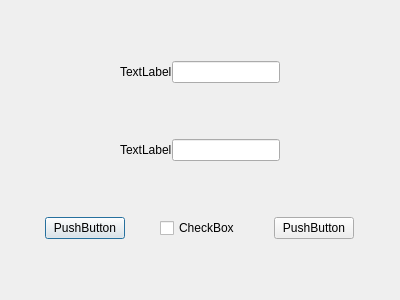
<?xml version="1.0" encoding="UTF-8"?>
<ui version="4.0">
 <class>Login</class>
 <widget class="QDialog" name="Login">
  <property name="geometry">
   <rect>
    <x>0</x>
    <y>0</y>
    <width>400</width>
    <height>300</height>
   </rect>
  </property>
  <property name="windowTitle">
   <string>Dialog</string>
  </property>
  <layout class="QGridLayout" name="gridLayout">
   <item row="0" column="0">
    <layout class="QHBoxLayout" name="horizontalLayout_2">
     <property name="spacing">
      <number>0</number>
     </property>
     <item>
      <spacer name="horizontalSpacer_4">
       <property name="orientation">
        <enum>Qt::Horizontal</enum>
       </property>
       <property name="sizeType">
        <enum>QSizePolicy::Expanding</enum>
       </property>
       <property name="sizeHint" stdset="0">
        <size>
         <width>40</width>
         <height>20</height>
        </size>
       </property>
      </spacer>
     </item>
     <item>
      <widget class="QLabel" name="userNameLabel">
       <property name="sizePolicy">
        <sizepolicy hsizetype="Fixed" vsizetype="Fixed">
         <horstretch>0</horstretch>
         <verstretch>0</verstretch>
        </sizepolicy>
       </property>
       <property name="text">
        <string>TextLabel</string>
       </property>
      </widget>
     </item>
     <item>
      <widget class="QLineEdit" name="userNameEdit">
       <property name="sizePolicy">
        <sizepolicy hsizetype="Fixed" vsizetype="Fixed">
         <horstretch>0</horstretch>
         <verstretch>0</verstretch>
        </sizepolicy>
       </property>
       <property name="clearButtonEnabled">
        <bool>true</bool>
       </property>
      </widget>
     </item>
     <item>
      <spacer name="horizontalSpacer_5">
       <property name="orientation">
        <enum>Qt::Horizontal</enum>
       </property>
       <property name="sizeType">
        <enum>QSizePolicy::Expanding</enum>
       </property>
       <property name="sizeHint" stdset="0">
        <size>
         <width>40</width>
         <height>20</height>
        </size>
       </property>
      </spacer>
     </item>
    </layout>
   </item>
   <item row="1" column="0">
    <layout class="QHBoxLayout" name="horizontalLayout_3">
     <property name="spacing">
      <number>0</number>
     </property>
     <item>
      <spacer name="horizontalSpacer_6">
       <property name="orientation">
        <enum>Qt::Horizontal</enum>
       </property>
       <property name="sizeType">
        <enum>QSizePolicy::Expanding</enum>
       </property>
       <property name="sizeHint" stdset="0">
        <size>
         <width>40</width>
         <height>20</height>
        </size>
       </property>
      </spacer>
     </item>
     <item>
      <widget class="QLabel" name="passwordLabel">
       <property name="sizePolicy">
        <sizepolicy hsizetype="Fixed" vsizetype="Fixed">
         <horstretch>0</horstretch>
         <verstretch>0</verstretch>
        </sizepolicy>
       </property>
       <property name="text">
        <string>TextLabel</string>
       </property>
      </widget>
     </item>
     <item>
      <widget class="QLineEdit" name="passwordEdit">
       <property name="sizePolicy">
        <sizepolicy hsizetype="Fixed" vsizetype="Fixed">
         <horstretch>0</horstretch>
         <verstretch>0</verstretch>
        </sizepolicy>
       </property>
       <property name="echoMode">
        <enum>QLineEdit::Password</enum>
       </property>
       <property name="clearButtonEnabled">
        <bool>true</bool>
       </property>
      </widget>
     </item>
     <item>
      <spacer name="horizontalSpacer_7">
       <property name="orientation">
        <enum>Qt::Horizontal</enum>
       </property>
       <property name="sizeType">
        <enum>QSizePolicy::Expanding</enum>
       </property>
       <property name="sizeHint" stdset="0">
        <size>
         <width>40</width>
         <height>20</height>
        </size>
       </property>
      </spacer>
     </item>
    </layout>
   </item>
   <item row="2" column="0">
    <layout class="QHBoxLayout" name="horizontalLayout">
     <property name="spacing">
      <number>0</number>
     </property>
     <item>
      <spacer name="horizontalSpacer_3">
       <property name="orientation">
        <enum>Qt::Horizontal</enum>
       </property>
       <property name="sizeHint" stdset="0">
        <size>
         <width>40</width>
         <height>20</height>
        </size>
       </property>
      </spacer>
     </item>
     <item>
      <widget class="QPushButton" name="loginInBtn">
       <property name="text">
        <string>PushButton</string>
       </property>
      </widget>
     </item>
     <item>
      <spacer name="horizontalSpacer_8">
       <property name="orientation">
        <enum>Qt::Horizontal</enum>
       </property>
       <property name="sizeHint" stdset="0">
        <size>
         <width>40</width>
         <height>20</height>
        </size>
       </property>
      </spacer>
     </item>
     <item>
      <widget class="QCheckBox" name="rememberMe">
       <property name="text">
        <string>CheckBox</string>
       </property>
      </widget>
     </item>
     <item>
      <spacer name="horizontalSpacer">
       <property name="orientation">
        <enum>Qt::Horizontal</enum>
       </property>
       <property name="sizeHint" stdset="0">
        <size>
         <width>40</width>
         <height>20</height>
        </size>
       </property>
      </spacer>
     </item>
     <item>
      <widget class="QPushButton" name="signUpBtn">
       <property name="text">
        <string>PushButton</string>
       </property>
      </widget>
     </item>
     <item>
      <spacer name="horizontalSpacer_2">
       <property name="orientation">
        <enum>Qt::Horizontal</enum>
       </property>
       <property name="sizeHint" stdset="0">
        <size>
         <width>40</width>
         <height>20</height>
        </size>
       </property>
      </spacer>
     </item>
    </layout>
   </item>
  </layout>
 </widget>
 <resources/>
 <connections/>
</ui>
